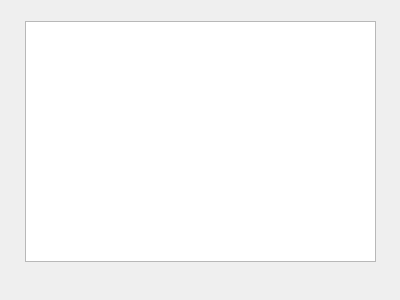
<?xml version="1.0" encoding="UTF-8"?>
<ui version="4.0">
 <class>intervals</class>
 <widget class="QDialog" name="intervals">
  <property name="geometry">
   <rect>
    <x>0</x>
    <y>0</y>
    <width>400</width>
    <height>300</height>
   </rect>
  </property>
  <property name="windowTitle">
   <string>Dialog</string>
  </property>
  <widget class="QTableWidget" name="tableWidget">
   <property name="geometry">
    <rect>
     <x>25</x>
     <y>21</y>
     <width>351</width>
     <height>241</height>
    </rect>
   </property>
  </widget>
 </widget>
 <resources/>
 <connections/>
</ui>
